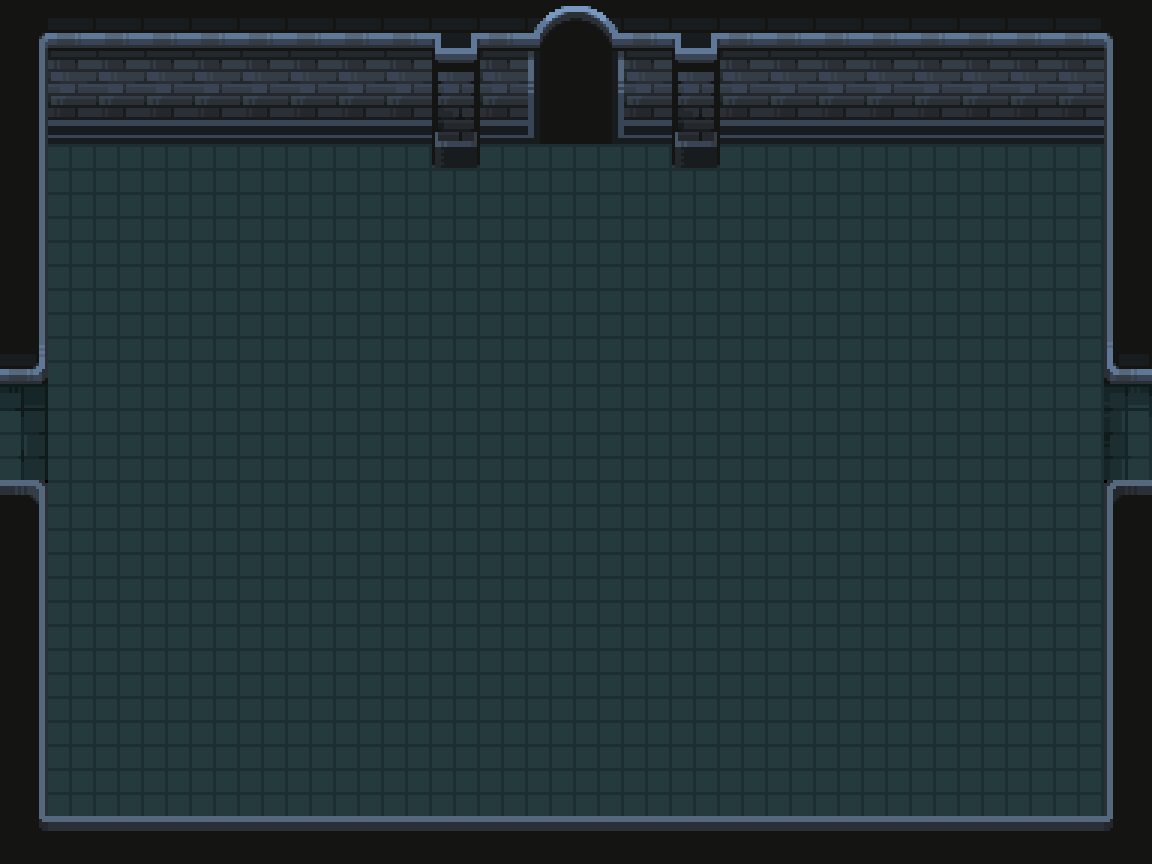

Rendered tile map (Tiled .tmx) drawn with the repository's tilesets; below, a short description and the full map source, tile grids included:
An orthogonal 24x18 tile map with 48x48 px tiles, 2 tile layers (Floor, Base layer) and 7 objects (4x wall, north door, east door, west door).

<map version="1.10" tiledversion="1.9.0" orientation="orthogonal" renderorder="right-down" width="24" height="18" tilewidth="48" tileheight="48" infinite="0" backgroundcolor="#000000" nextlayerid="6" nextobjectid="17">
 <tileset firstgid="1" name="PixelCrawlerDungeonEnvironment" tilewidth="48" tileheight="48" tilecount="625" columns="25">
  <image source="PixelCrawlerDungeonEnvironment.png" width="1200" height="1200" />
 </tileset>
 <layer id="3" name="Floor" width="24" height="18">
  <data encoding="csv">
0,0,0,0,0,0,0,0,0,0,0,0,0,0,0,0,0,0,0,0,0,0,0,0,
0,0,0,0,0,0,0,0,0,0,0,0,0,0,0,0,0,0,0,0,0,0,0,0,
0,0,0,0,0,0,0,0,0,0,0,0,0,0,0,0,0,0,0,0,0,0,0,0,
0,31,31,31,31,31,31,31,31,31,31,31,31,31,31,31,31,31,31,31,31,31,31,0,
0,0,0,0,0,0,0,0,0,0,0,0,0,0,0,0,0,0,0,0,0,0,0,0,
0,0,0,0,0,0,0,0,0,0,0,0,0,0,0,0,0,0,0,0,0,0,0,0,
0,0,0,0,0,0,0,0,0,0,0,0,0,0,0,0,0,0,0,0,0,0,0,0,
0,0,0,0,0,0,0,0,0,0,0,0,0,0,0,0,0,0,0,0,0,0,0,0,
0,0,0,0,0,0,0,0,0,0,0,0,0,0,0,0,0,0,0,0,0,0,0,0,
0,0,0,0,0,0,0,0,0,0,0,0,0,0,0,0,0,0,0,0,0,0,0,0,
0,0,0,0,0,0,0,0,0,0,0,0,0,0,0,0,0,0,0,0,0,0,0,0,
0,0,0,0,0,0,0,0,0,0,0,0,0,0,0,0,0,0,0,0,0,0,0,0,
0,0,0,0,0,0,0,0,0,0,0,0,0,0,0,0,0,0,0,0,0,0,0,0,
0,0,0,0,0,0,0,0,0,0,0,0,0,0,0,0,0,0,0,0,0,0,0,0,
0,0,0,0,0,0,0,0,0,0,0,0,0,0,0,0,0,0,0,0,0,0,0,0,
0,0,0,0,0,0,0,0,0,0,0,0,0,0,0,0,0,0,0,0,0,31,31,0,
0,0,0,0,0,0,0,0,0,0,0,0,0,0,0,0,0,0,0,0,0,31,31,0,
0,0,0,0,0,0,0,0,0,0,0,0,0,0,0,0,0,0,0,0,0,0,0,0
</data>
 </layer>
 <layer id="2" name="Base layer" width="24" height="18">
  <data encoding="csv">
104,2,2,2,2,2,2,2,2,4,2,251,252,2,4,2,2,2,2,2,2,2,2,105,
129,27,27,27,27,27,27,27,27,29,27,276,277,27,29,27,27,27,27,27,27,27,27,130,
129,52,52,52,52,52,52,52,52,54,52,301,302,52,54,52,52,52,52,52,52,52,52,130,
129,0,0,0,0,0,0,0,0,79,31,31,31,31,79,0,0,0,0,0,0,0,0,130,
129,31,31,31,31,31,31,31,31,31,31,31,31,31,31,31,31,31,31,31,31,31,31,130,
129,31,31,31,31,31,31,31,31,31,31,31,31,31,31,31,31,31,31,31,31,31,31,130,
129,31,31,31,31,31,31,31,31,31,31,31,31,31,31,31,31,31,31,31,31,31,31,130,
103,31,31,31,31,31,31,31,31,31,31,31,31,31,31,31,31,31,31,31,31,31,31,101,
7,31,31,31,31,31,31,31,31,31,31,31,31,31,31,31,31,31,31,31,31,31,31,5,
32,31,31,31,31,31,31,31,31,31,31,31,31,31,31,31,31,31,31,31,31,31,31,30,
78,31,31,31,31,31,31,31,31,31,31,31,31,31,31,31,31,31,31,31,31,31,31,76,
129,31,31,31,31,31,31,31,31,31,31,31,31,31,31,31,31,31,31,31,31,31,31,130,
129,31,31,31,31,31,31,31,31,31,31,31,31,31,31,31,31,31,31,31,31,31,31,130,
129,31,31,31,31,31,31,31,31,31,31,31,31,31,31,31,31,31,31,31,31,31,31,130,
129,31,31,31,31,31,31,31,31,31,31,31,31,31,31,31,31,31,31,31,31,31,31,130,
129,31,31,31,31,31,31,31,31,31,31,31,31,31,31,31,31,31,31,31,31,31,31,130,
129,31,31,31,31,31,31,31,31,31,31,31,31,31,31,31,31,31,31,31,31,31,31,130,
154,77,77,77,77,77,77,77,77,77,77,77,77,77,77,77,77,77,77,77,77,77,77,155
</data>
 </layer>
 <objectgroup id="5" name="Object Layer 1">
  <object id="9" type="wall" x="1103.78" y="7.43424" width="46" height="864" />
  <object id="10" type="wall" x="5.78262" y="820.434" width="1142" height="37" />
  <object id="11" type="wall" x="0.782619" y="0.434237" width="42" height="829" />
  <object id="12" type="wall" x="0.782619" y="1.43424" width="1150" height="88" />
  <object id="13" type="north door" x="536.365" y="16.4342" width="78.8357" height="128.798" />
  <object id="14" type="east door" x="1093.24" y="373.617" width="58.5352" height="112.07" />
  <object id="16" type="west door" x="-3.21738" y="374.171" width="56.953" height="111.662" />
 </objectgroup>
</map>
